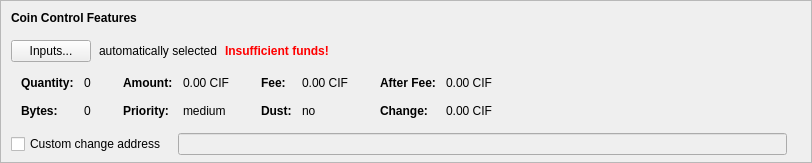
    <widget class="QFrame" name="frameCoinControl">
     <property name="sizePolicy">
      <sizepolicy hsizetype="Expanding" vsizetype="Expanding">
       <horstretch>0</horstretch>
       <verstretch>0</verstretch>
      </sizepolicy>
     </property>
     <property name="maximumSize">
      <size>
       <width>16777215</width>
       <height>16777215</height>
      </size>
     </property>
     <property name="frameShape">
      <enum>QFrame::StyledPanel</enum>
     </property>
     <property name="frameShadow">
      <enum>QFrame::Sunken</enum>
     </property>
     <layout class="QVBoxLayout" name="verticalLayoutCoinControl2">
      <property name="spacing">
       <number>0</number>
      </property>
      <property name="leftMargin">
       <number>0</number>
      </property>
      <property name="topMargin">
       <number>0</number>
      </property>
      <property name="rightMargin">
       <number>0</number>
      </property>
      <property name="bottomMargin">
       <number>6</number>
      </property>
      <item>
       <layout class="QVBoxLayout" name="verticalLayoutCoinControl" stretch="0,0,0,0,1">
        <property name="spacing">
         <number>0</number>
        </property>
        <property name="leftMargin">
         <number>10</number>
        </property>
        <property name="topMargin">
         <number>10</number>
        </property>
        <item>
         <layout class="QHBoxLayout" name="horizontalLayoutCoinControl1">
          <property name="bottomMargin">
           <number>15</number>
          </property>
          <item>
           <widget class="QLabel" name="labelCoinControlFeatures">
            <property name="sizePolicy">
             <sizepolicy hsizetype="Preferred" vsizetype="Maximum">
              <horstretch>0</horstretch>
              <verstretch>0</verstretch>
             </sizepolicy>
            </property>
            <property name="font">
             <font>
              <weight>75</weight>
              <bold>true</bold>
             </font>
            </property>
            <property name="styleSheet">
             <string notr="true">font-weight:bold;</string>
            </property>
            <property name="text">
             <string>Coin Control Features</string>
            </property>
           </widget>
          </item>
         </layout>
        </item>
        <item>
         <layout class="QHBoxLayout" name="horizontalLayoutCoinControl2" stretch="0,0,0,0">
          <property name="spacing">
           <number>8</number>
          </property>
          <property name="bottomMargin">
           <number>10</number>
          </property>
          <item>
           <widget class="QPushButton" name="pushButtonCoinControl">
            <property name="styleSheet">
             <string notr="true"/>
            </property>
            <property name="text">
             <string>Inputs...</string>
            </property>
            <property name="autoDefault">
             <bool>false</bool>
            </property>
           </widget>
          </item>
          <item>
           <widget class="QLabel" name="labelCoinControlAutomaticallySelected">
            <property name="text">
             <string>automatically selected</string>
            </property>
            <property name="margin">
             <number>5</number>
            </property>
           </widget>
          </item>
          <item>
           <widget class="QLabel" name="labelCoinControlInsuffFunds">
            <property name="font">
             <font>
              <weight>75</weight>
              <bold>true</bold>
             </font>
            </property>
            <property name="styleSheet">
             <string notr="true">color:red;font-weight:bold;</string>
            </property>
            <property name="text">
             <string>Insufficient funds!</string>
            </property>
            <property name="margin">
             <number>5</number>
            </property>
           </widget>
          </item>
          <item>
           <spacer name="horizontalSpacerCoinControl">
            <property name="orientation">
             <enum>Qt::Horizontal</enum>
            </property>
            <property name="sizeHint" stdset="0">
             <size>
              <width>40</width>
              <height>1</height>
             </size>
            </property>
           </spacer>
          </item>
         </layout>
        </item>
        <item>
         <widget class="QWidget" name="widgetCoinControl" native="true">
          <property name="sizePolicy">
           <sizepolicy hsizetype="Preferred" vsizetype="Preferred">
            <horstretch>0</horstretch>
            <verstretch>0</verstretch>
           </sizepolicy>
          </property>
          <property name="minimumSize">
           <size>
            <width>0</width>
            <height>0</height>
           </size>
          </property>
          <property name="styleSheet">
           <string notr="true"/>
          </property>
          <layout class="QHBoxLayout" name="horizontalLayoutCoinControl5">
           <property name="leftMargin">
            <number>0</number>
           </property>
           <property name="topMargin">
            <number>0</number>
           </property>
           <property name="rightMargin">
            <number>0</number>
           </property>
           <property name="bottomMargin">
            <number>0</number>
           </property>
           <item>
            <layout class="QHBoxLayout" name="horizontalLayoutCoinControl3" stretch="0,0,0,1">
             <property name="spacing">
              <number>20</number>
             </property>
             <property name="topMargin">
              <number>0</number>
             </property>
             <property name="bottomMargin">
              <number>10</number>
             </property>
             <item>
              <layout class="QFormLayout" name="formLayoutCoinControl1">
               <property name="horizontalSpacing">
                <number>10</number>
               </property>
               <property name="verticalSpacing">
                <number>14</number>
               </property>
               <property name="leftMargin">
                <number>10</number>
               </property>
               <property name="topMargin">
                <number>4</number>
               </property>
               <property name="rightMargin">
                <number>6</number>
               </property>
               <item row="0" column="0">
                <widget class="QLabel" name="labelCoinControlQuantityText">
                 <property name="font">
                  <font>
                   <weight>75</weight>
                   <bold>true</bold>
                  </font>
                 </property>
                 <property name="text">
                  <string>Quantity:</string>
                 </property>
                 <property name="margin">
                  <number>0</number>
                 </property>
                </widget>
               </item>
               <item row="0" column="1">
                <widget class="QLabel" name="labelCoinControlQuantity">
                 <property name="cursor">
                  <cursorShape>IBeamCursor</cursorShape>
                 </property>
                 <property name="contextMenuPolicy">
                  <enum>Qt::ActionsContextMenu</enum>
                 </property>
                 <property name="text">
                  <string notr="true">0</string>
                 </property>
                 <property name="margin">
                  <number>0</number>
                 </property>
                 <property name="textInteractionFlags">
                  <set>Qt::LinksAccessibleByMouse|Qt::TextSelectableByKeyboard|Qt::TextSelectableByMouse</set>
                 </property>
                </widget>
               </item>
               <item row="1" column="0">
                <widget class="QLabel" name="labelCoinControlBytesText">
                 <property name="font">
                  <font>
                   <weight>75</weight>
                   <bold>true</bold>
                  </font>
                 </property>
                 <property name="text">
                  <string>Bytes:</string>
                 </property>
                </widget>
               </item>
               <item row="1" column="1">
                <widget class="QLabel" name="labelCoinControlBytes">
                 <property name="cursor">
                  <cursorShape>IBeamCursor</cursorShape>
                 </property>
                 <property name="contextMenuPolicy">
                  <enum>Qt::ActionsContextMenu</enum>
                 </property>
                 <property name="text">
                  <string notr="true">0</string>
                 </property>
                 <property name="textInteractionFlags">
                  <set>Qt::LinksAccessibleByMouse|Qt::TextSelectableByKeyboard|Qt::TextSelectableByMouse</set>
                 </property>
                </widget>
               </item>
              </layout>
             </item>
             <item>
              <layout class="QFormLayout" name="formLayoutCoinControl2">
               <property name="horizontalSpacing">
                <number>10</number>
               </property>
               <property name="verticalSpacing">
                <number>14</number>
               </property>
               <property name="leftMargin">
                <number>6</number>
               </property>
               <property name="topMargin">
                <number>4</number>
               </property>
               <property name="rightMargin">
                <number>6</number>
               </property>
               <item row="0" column="0">
                <widget class="QLabel" name="labelCoinControlAmountText">
                 <property name="font">
                  <font>
                   <weight>75</weight>
                   <bold>true</bold>
                  </font>
                 </property>
                 <property name="text">
                  <string>Amount:</string>
                 </property>
                 <property name="margin">
                  <number>0</number>
                 </property>
                </widget>
               </item>
               <item row="0" column="1">
                <widget class="QLabel" name="labelCoinControlAmount">
                 <property name="cursor">
                  <cursorShape>IBeamCursor</cursorShape>
                 </property>
                 <property name="contextMenuPolicy">
                  <enum>Qt::ActionsContextMenu</enum>
                 </property>
                 <property name="text">
                  <string notr="true">0.00 CIF</string>
                 </property>
                 <property name="textInteractionFlags">
                  <set>Qt::LinksAccessibleByMouse|Qt::TextSelectableByKeyboard|Qt::TextSelectableByMouse</set>
                 </property>
                </widget>
               </item>
               <item row="1" column="0">
                <widget class="QLabel" name="labelCoinControlPriorityText">
                 <property name="font">
                  <font>
                   <weight>75</weight>
                   <bold>true</bold>
                  </font>
                 </property>
                 <property name="text">
                  <string>Priority:</string>
                 </property>
                </widget>
               </item>
               <item row="1" column="1">
                <widget class="QLabel" name="labelCoinControlPriority">
                 <property name="cursor">
                  <cursorShape>IBeamCursor</cursorShape>
                 </property>
                 <property name="contextMenuPolicy">
                  <enum>Qt::ActionsContextMenu</enum>
                 </property>
                 <property name="text">
                  <string>medium</string>
                 </property>
                 <property name="textInteractionFlags">
                  <set>Qt::LinksAccessibleByMouse|Qt::TextSelectableByKeyboard|Qt::TextSelectableByMouse</set>
                 </property>
                </widget>
               </item>
              </layout>
             </item>
             <item>
              <layout class="QFormLayout" name="formLayoutCoinControl3">
               <property name="horizontalSpacing">
                <number>10</number>
               </property>
               <property name="verticalSpacing">
                <number>14</number>
               </property>
               <property name="leftMargin">
                <number>6</number>
               </property>
               <property name="topMargin">
                <number>4</number>
               </property>
               <property name="rightMargin">
                <number>6</number>
               </property>
               <item row="0" column="0">
                <widget class="QLabel" name="labelCoinControlFeeText">
                 <property name="font">
                  <font>
                   <weight>75</weight>
                   <bold>true</bold>
                  </font>
                 </property>
                 <property name="text">
                  <string>Fee:</string>
                 </property>
                 <property name="margin">
                  <number>0</number>
                 </property>
                </widget>
               </item>
               <item row="0" column="1">
                <widget class="QLabel" name="labelCoinControlFee">
                 <property name="cursor">
                  <cursorShape>IBeamCursor</cursorShape>
                 </property>
                 <property name="contextMenuPolicy">
                  <enum>Qt::ActionsContextMenu</enum>
                 </property>
                 <property name="text">
                  <string notr="true">0.00 CIF</string>
                 </property>
                 <property name="textInteractionFlags">
                  <set>Qt::LinksAccessibleByMouse|Qt::TextSelectableByKeyboard|Qt::TextSelectableByMouse</set>
                 </property>
                </widget>
               </item>
               <item row="1" column="0">
                <widget class="QLabel" name="labelCoinControlLowOutputText">
                 <property name="font">
                  <font>
                   <weight>75</weight>
                   <bold>true</bold>
                  </font>
                 </property>
                 <property name="text">
                  <string>Dust:</string>
                 </property>
                </widget>
               </item>
               <item row="1" column="1">
                <widget class="QLabel" name="labelCoinControlLowOutput">
                 <property name="cursor">
                  <cursorShape>IBeamCursor</cursorShape>
                 </property>
                 <property name="contextMenuPolicy">
                  <enum>Qt::ActionsContextMenu</enum>
                 </property>
                 <property name="text">
                  <string>no</string>
                 </property>
                 <property name="textInteractionFlags">
                  <set>Qt::LinksAccessibleByMouse|Qt::TextSelectableByKeyboard|Qt::TextSelectableByMouse</set>
                 </property>
                </widget>
               </item>
              </layout>
             </item>
             <item>
              <layout class="QFormLayout" name="formLayoutCoinControl4">
               <property name="horizontalSpacing">
                <number>10</number>
               </property>
               <property name="verticalSpacing">
                <number>14</number>
               </property>
               <property name="leftMargin">
                <number>6</number>
               </property>
               <property name="topMargin">
                <number>4</number>
               </property>
               <property name="rightMargin">
                <number>6</number>
               </property>
               <item row="0" column="0">
                <widget class="QLabel" name="labelCoinControlAfterFeeText">
                 <property name="font">
                  <font>
                   <weight>75</weight>
                   <bold>true</bold>
                  </font>
                 </property>
                 <property name="text">
                  <string>After Fee:</string>
                 </property>
                 <property name="margin">
                  <number>0</number>
                 </property>
                </widget>
               </item>
               <item row="0" column="1">
                <widget class="QLabel" name="labelCoinControlAfterFee">
                 <property name="cursor">
                  <cursorShape>IBeamCursor</cursorShape>
                 </property>
                 <property name="contextMenuPolicy">
                  <enum>Qt::ActionsContextMenu</enum>
                 </property>
                 <property name="text">
                  <string notr="true">0.00 CIF</string>
                 </property>
                 <property name="textInteractionFlags">
                  <set>Qt::LinksAccessibleByMouse|Qt::TextSelectableByKeyboard|Qt::TextSelectableByMouse</set>
                 </property>
                </widget>
               </item>
               <item row="1" column="0">
                <widget class="QLabel" name="labelCoinControlChangeText">
                 <property name="font">
                  <font>
                   <weight>75</weight>
                   <bold>true</bold>
                  </font>
                 </property>
                 <property name="text">
                  <string>Change:</string>
                 </property>
                </widget>
               </item>
               <item row="1" column="1">
                <widget class="QLabel" name="labelCoinControlChange">
                 <property name="cursor">
                  <cursorShape>IBeamCursor</cursorShape>
                 </property>
                 <property name="contextMenuPolicy">
                  <enum>Qt::ActionsContextMenu</enum>
                 </property>
                 <property name="text">
                  <string notr="true">0.00 CIF</string>
                 </property>
                 <property name="textInteractionFlags">
                  <set>Qt::LinksAccessibleByMouse|Qt::TextSelectableByKeyboard|Qt::TextSelectableByMouse</set>
                 </property>
                </widget>
               </item>
              </layout>
             </item>
            </layout>
           </item>
          </layout>
         </widget>
        </item>
        <item>
         <layout class="QHBoxLayout" name="horizontalLayoutCoinControl4" stretch="0,0,0">
          <property name="spacing">
           <number>12</number>
          </property>
          <property name="sizeConstraint">
           <enum>QLayout::SetDefaultConstraint</enum>
          </property>
          <property name="topMargin">
           <number>5</number>
          </property>
          <property name="rightMargin">
           <number>5</number>
          </property>
          <item>
           <widget class="QCheckBox" name="checkBoxCoinControlChange">
            <property name="toolTip">
             <string>If this is activated, but the change address is empty or invalid, change will be sent to a newly generated address.</string>
            </property>
            <property name="text">
             <string>Custom change address</string>
            </property>
           </widget>
          </item>
          <item>
           <widget class="QValidatedLineEdit" name="lineEditCoinControlChange">
            <property name="enabled">
             <bool>false</bool>
            </property>
            <property name="sizePolicy">
             <sizepolicy hsizetype="Expanding" vsizetype="Fixed">
              <horstretch>0</horstretch>
              <verstretch>0</verstretch>
             </sizepolicy>
            </property>
           </widget>
          </item>
          <item>
           <widget class="QLabel" name="labelCoinControlChangeLabel">
            <property name="sizePolicy">
             <sizepolicy hsizetype="Preferred" vsizetype="Expanding">
              <horstretch>0</horstretch>
              <verstretch>0</verstretch>
             </sizepolicy>
            </property>
            <property name="minimumSize">
             <size>
              <width>0</width>
              <height>0</height>
             </size>
            </property>
            <property name="text">
             <string/>
            </property>
            <property name="margin">
             <number>3</number>
            </property>
           </widget>
          </item>
         </layout>
        </item>
        <item>
         <spacer name="verticalSpacerCoinControl">
          <property name="orientation">
           <enum>Qt::Vertical</enum>
          </property>
          <property name="sizeHint" stdset="0">
           <size>
            <width>800</width>
            <height>1</height>
           </size>
          </property>
         </spacer>
        </item>
       </layout>
      </item>
     </layout>
    </widget>
